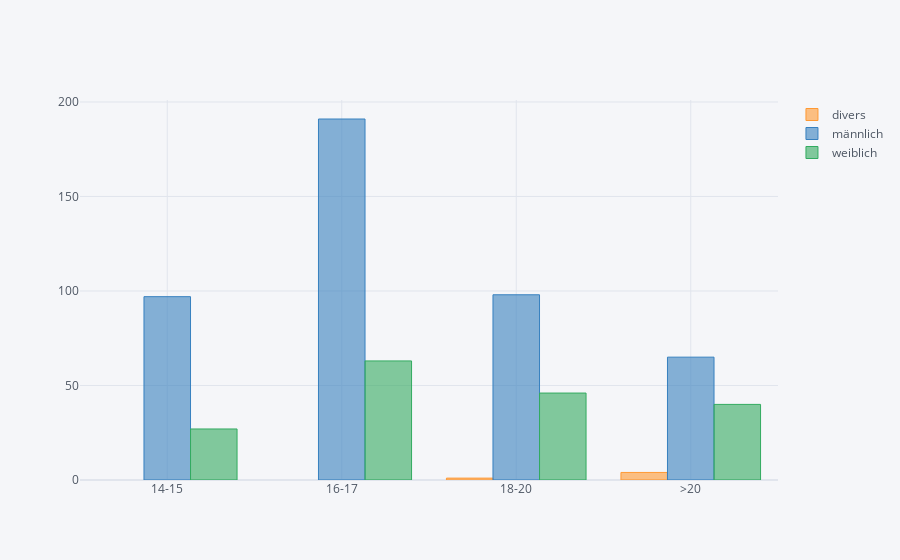

Notebook source saved alongside this figure:
### Markdown cell above
## TODO
* Pie Charts
    * Alter
    * Schulstufe
    * Schulform
    * Geschlecht
    * Schule
* Box Plot (Groub by Alter, Schulform, Geschlecht, Schule)
    * F5-9,16-17 (7)
    * F10 (3)
    * F11 (5)
    * F12 (5)
* Bar Chart
    * F14
* Freitext
    * F13,15,18

### Code cell
d=df[["Alter", "Geschlecht", "ID"]]
d=d.groupby(["Alter", "Geschlecht"]).count().unstack()
d.ID.iplot(kind='bar')
d.ID

### Figure 1 — Plotly figure (JSON) as saved in the notebook; plotly's stock layout.template omitted (floating-point values rounded to 4 significant figures)
{"data": [{"marker": {"color": "rgba(255, 153, 51, 0.6)", "line": {"color": "rgba(255, 153, 51, 1.0)", "width": 1}}, "name": "divers", "orientation": "v", "text": "", "type": "bar", "x": ["14-15", "16-17", "18-20", ">20"], "y": ["", "", 1, 4]}, {"marker": {"color": "rgba(55, 128, 191, 0.6)", "line": {"color": "rgba(55, 128, 191, 1.0)", "width": 1}}, "name": "männlich", "orientation": "v", "text": "", "type": "bar", "x": ["14-15", "16-17", "18-20", ">20"], "y": [97, 191, 98, 65]}, {"marker": {"color": "rgba(50, 171, 96, 0.6)", "line": {"color": "rgba(50, 171, 96, 1.0)", "width": 1}}, "name": "weiblich", "orientation": "v", "text": "", "type": "bar", "x": ["14-15", "16-17", "18-20", ">20"], "y": [27, 63, 46, 40]}], "layout": {"autosize": true, "legend": {"bgcolor": "#F5F6F9", "font": {"color": "#4D5663"}}, "paper_bgcolor": "#F5F6F9", "plot_bgcolor": "#F5F6F9", "title": {"font": {"color": "#4D5663"}}, "xaxis": {"autorange": true, "gridcolor": "#E1E5ED", "range": [-0.5, 3.5], "showgrid": true, "tickfont": {"color": "#4D5663"}, "title": {"font": {"color": "#4D5663"}, "text": ""}, "type": "category", "zerolinecolor": "#E1E5ED"}, "yaxis": {"autorange": true, "gridcolor": "#E1E5ED", "range": [0, 201.1], "showgrid": true, "tickfont": {"color": "#4D5663"}, "title": {"font": {"color": "#4D5663"}, "text": ""}, "type": "linear", "zerolinecolor": "#E1E5ED"}}}
